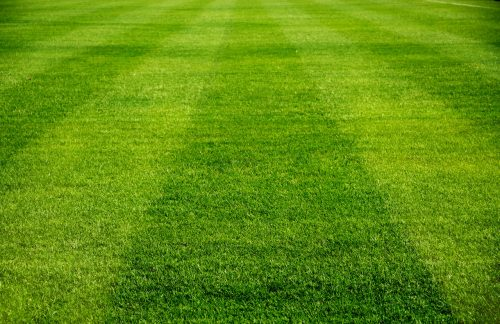
#> input picture test5.jpg, 500 x 324 px
$ python AnalysisFunctions.py
#> lines starting #> are read from the running program, lines starting #| are printed output that depends on the picture
#> further down, img is the input picture: shape (324, 500, 3); mean B, G, R 15.9, 143, 97.1
import cv2
import numpy as np
import webcolors

from PIL import Image

def get_most_common_color(img):
	img = cv2.GaussianBlur(img, (61, 61), 10000)
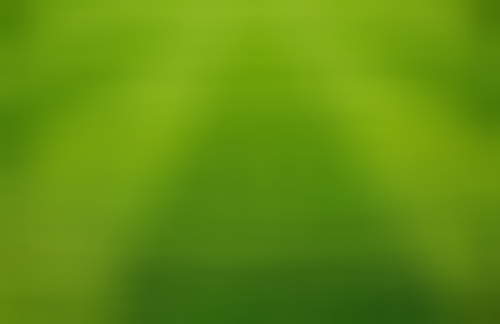
#> img: shape (324, 500, 3); mean of channels 0, 1, 2 15.9, 143, 97.1; drawn as B, G, R

	im_pil = Image.fromarray(img)

	def most_frequent_colour(image):

	    w, h = image.size
#> w = 500; h = 324
	    pixels = image.getcolors(w * h)
#> pixels = 6381 items

	    most_frequent_pixel = pixels[0]
#> most_frequent_pixel = (4, (10, 149, 104))

	    for count, colour in pixels:
	        if count > most_frequent_pixel[0]:
	            most_frequent_pixel = (count, colour)
#> this loop made 6381 passes
#> (count, most_frequent_pixel) on passes 3, 6, 7, 10, 15, 53: (12, (12, (14, 140, 86))), (16, (16, (18, 115, 72))), (31, (31, (11, 153, 104))), (81, (81, (22, 174, 128))), (120, (120, (12, 146, 97))), (126, (126, (9, 149, 97)))
#> most_frequent_pixel on passes 67, 238, 2521: (152, (25, 176, 131)), (270, (25, 175, 131)), (600, (16, 134, 82))

	    most_frequent_pixel = most_frequent_pixel[1]
#> most_frequent_pixel = (16, 134, 82)

	    return (most_frequent_pixel[2], most_frequent_pixel[1], most_frequent_pixel[0])

	requested_colour = most_frequent_colour(im_pil)
#> requested_colour = (82, 134, 16)

	colors = [
	    "red",
	    "blue",
	    "black",
	    "white",
	    "green",
	    "yellow",
	    "brown",
	    "orange"
	]

	def valid_color(name):
	    for color in colors:
	        if color in name:
	            return True, color

	    return False, None

	def closest_colour(requested_colour):
#> called with requested_colour = (82, 134, 16)
	    min_colours = {}
	    for key, name in webcolors.css3_hex_to_names.items():

	        is_valid, color = valid_color(name)

	        if not is_valid:
	            continue
	        r_c, g_c, b_c = webcolors.hex_to_rgb(key)
	        rd = (r_c - requested_colour[0]) ** 2
	        gd = (g_c - requested_colour[1]) ** 2
	        bd = (b_c - requested_colour[2]) ** 2
	        min_colours[(rd + gd + bd)] = color
#> after the loop, min_colours = 0 items

	    return min_colours[min(min_colours.keys())]

	closest_name = closest_colour(requested_colour)

	return closest_name.upper()

img = cv2.imread("test5.jpg")

#> (the run stopped early here; a loop or call above may not have finished)

$ run again, with test4.jpg copied over test5.jpg
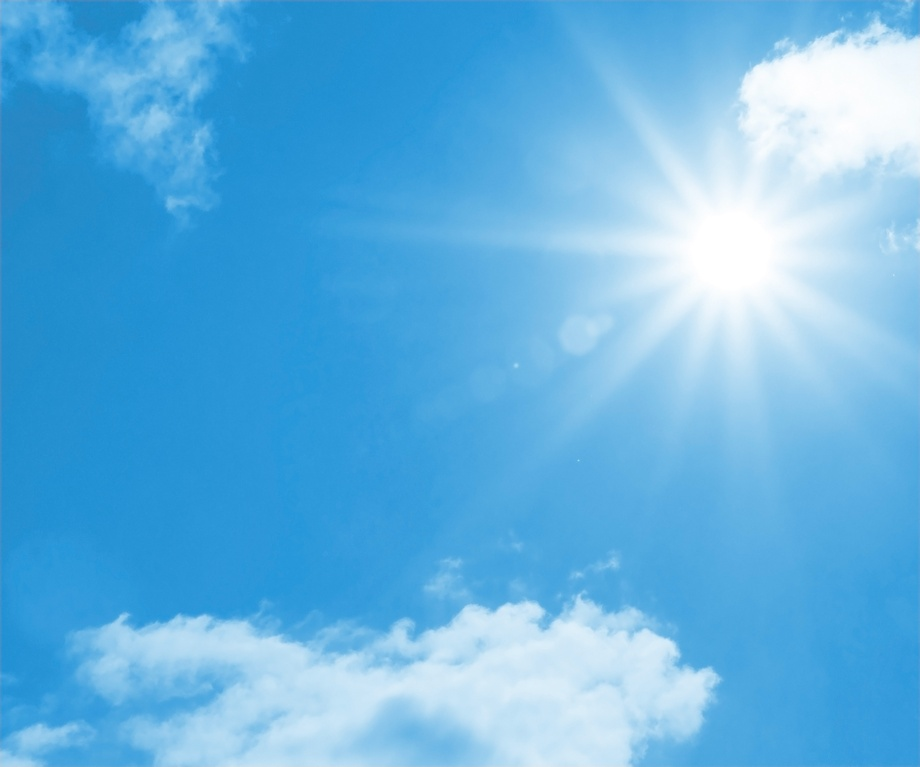
#> input picture test4.jpg, 920 x 767 px, shrunk from 3000 x 2500 before the run
#> img is the input picture: shape (767, 920, 3); mean B, G, R 225.8, 177.9, 98.5
#> in get_most_common_color, `img = cv2.GaussianBlur(img, (61, 61), 10000)`:
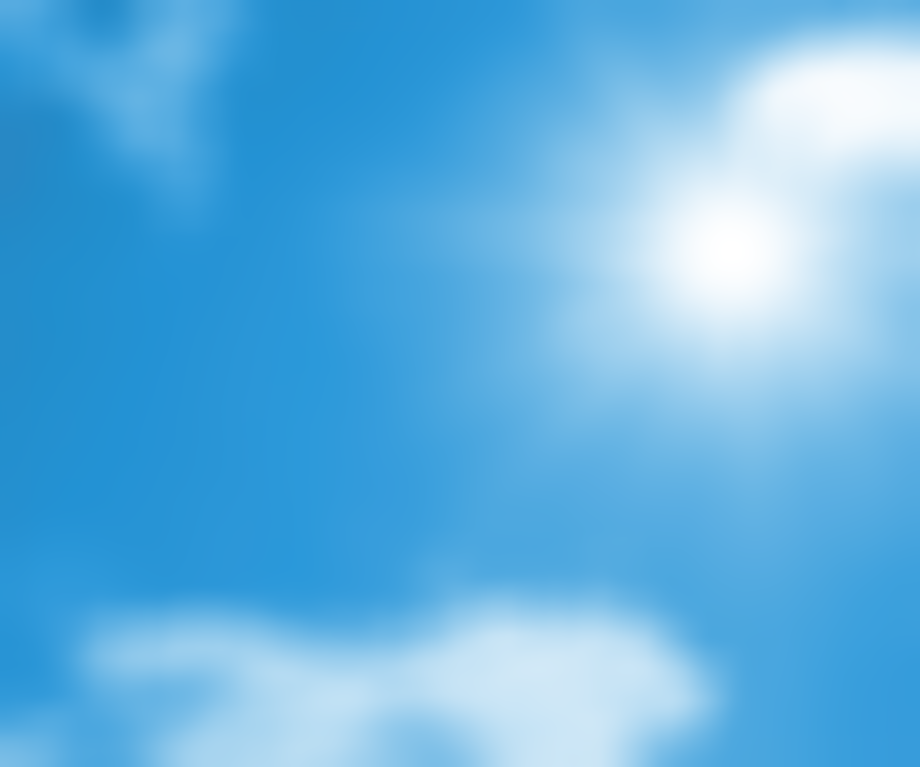
#> img: shape (767, 920, 3); mean of channels 0, 1, 2 225.8, 177.9, 98.5; drawn as B, G, R
#> pixels = 1706 items
#> in most_frequent_colour, `most_frequent_pixel = pixels[0]`: most_frequent_pixel = (353, (255, 255, 255))
#> the loop in most_frequent_colour, `for count, colour in pixels:` made 1706 passes
#> (count, most_frequent_pixel) on passes 2, 7, 12, 16, 21, 46: (974, (974, (252, 247, 239))), (1045, (1045, (249, 239, 223))), (1457, (1457, (244, 224, 191))), (1670, (1670, (241, 216, 175))), (1930, (1930, (238, 208, 159))), (3736, (3736, (223, 169, 79)))
#> in most_frequent_colour, `most_frequent_pixel = most_frequent_pixel[1]`: most_frequent_pixel = (213, 148, 39)
#> requested_colour = (39, 148, 213)
#> after the loop in closest_colour, `for key, name in webcolors.css3_hex_to_names.items():`: min_colours = 0 items

$ run again, with test2.png saved as test5.jpg
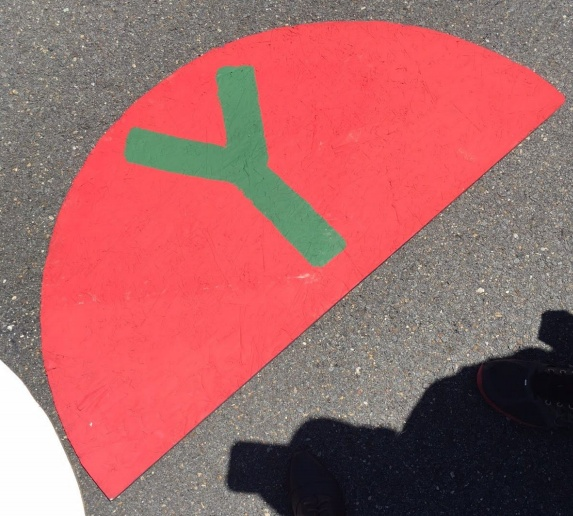
#> input picture test2.png, 573 x 516 px
#> img is the input picture: shape (516, 573, 3); mean B, G, R 100.9, 100.1, 167.1
#> in get_most_common_color, `img = cv2.GaussianBlur(img, (61, 61), 10000)`:
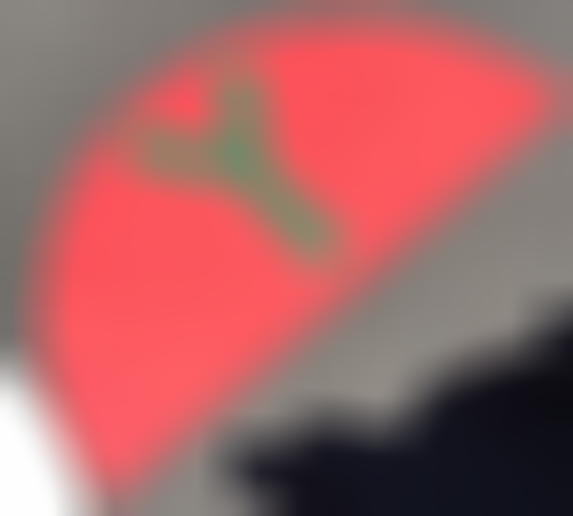
#> img: shape (516, 573, 3); mean of channels 0, 1, 2 100.9, 100.1, 167.1; drawn as B, G, R
#> pixels = 19243 items
#> in most_frequent_colour, `most_frequent_pixel = pixels[0]`: most_frequent_pixel = (4, (116, 119, 128))
#> the loop in most_frequent_colour, `for count, colour in pixels:` made 19243 passes
#> (count, most_frequent_pixel) on passes 2, 4, 39: (17, (17, (112, 114, 168))), (53, (53, (114, 118, 128))), (98, (98, (98, 98, 101)))
#> after the loop in most_frequent_colour, `for count, colour in pixels:`: most_frequent_pixel = (3790, (95, 88, 252))
#> in most_frequent_colour, `most_frequent_pixel = most_frequent_pixel[1]`: most_frequent_pixel = (95, 88, 252)
#> requested_colour = (252, 88, 95)
#> after the loop in closest_colour, `for key, name in webcolors.css3_hex_to_names.items():`: min_colours = 0 items
